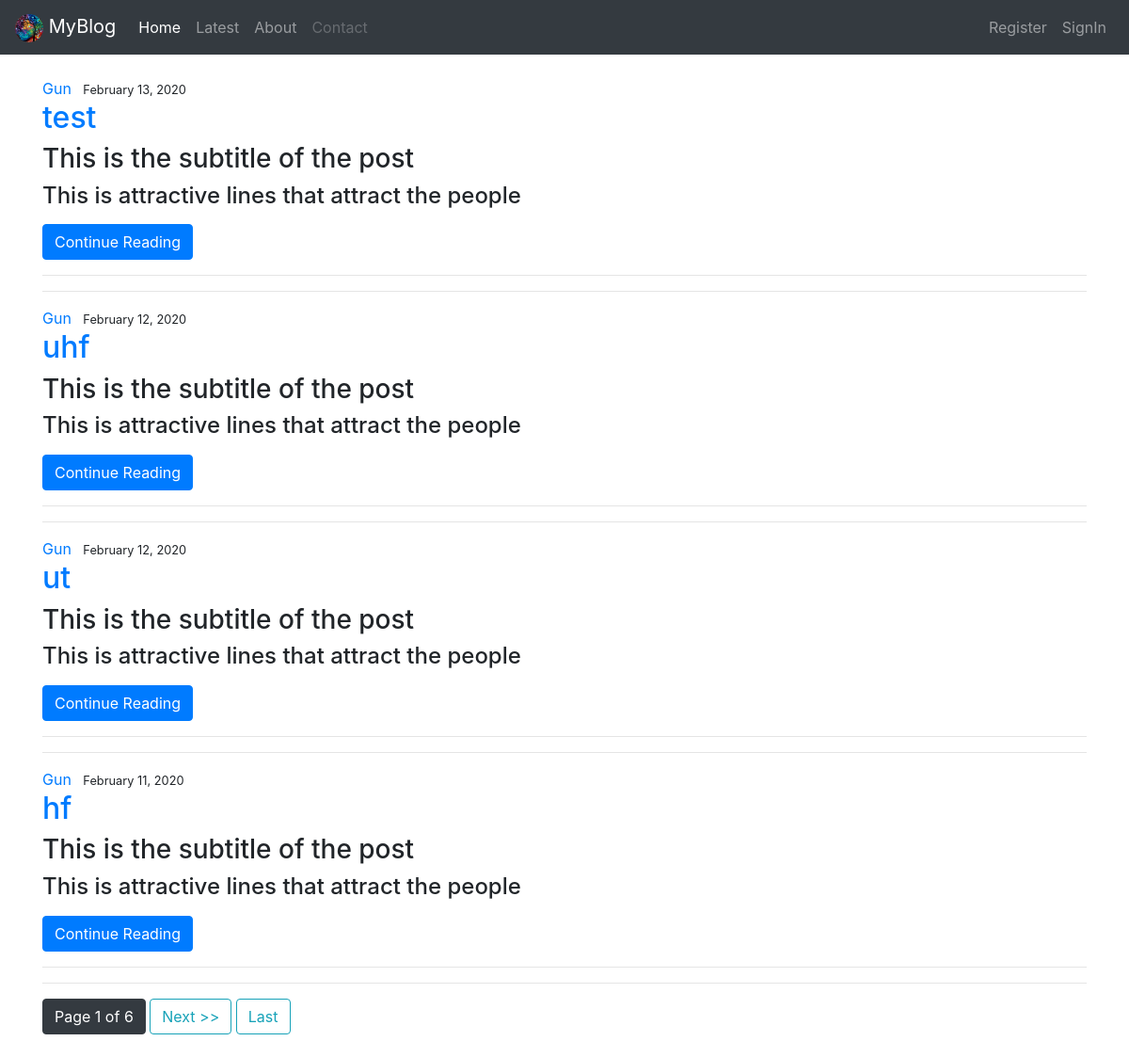
Before: /latest/ with the older database file.
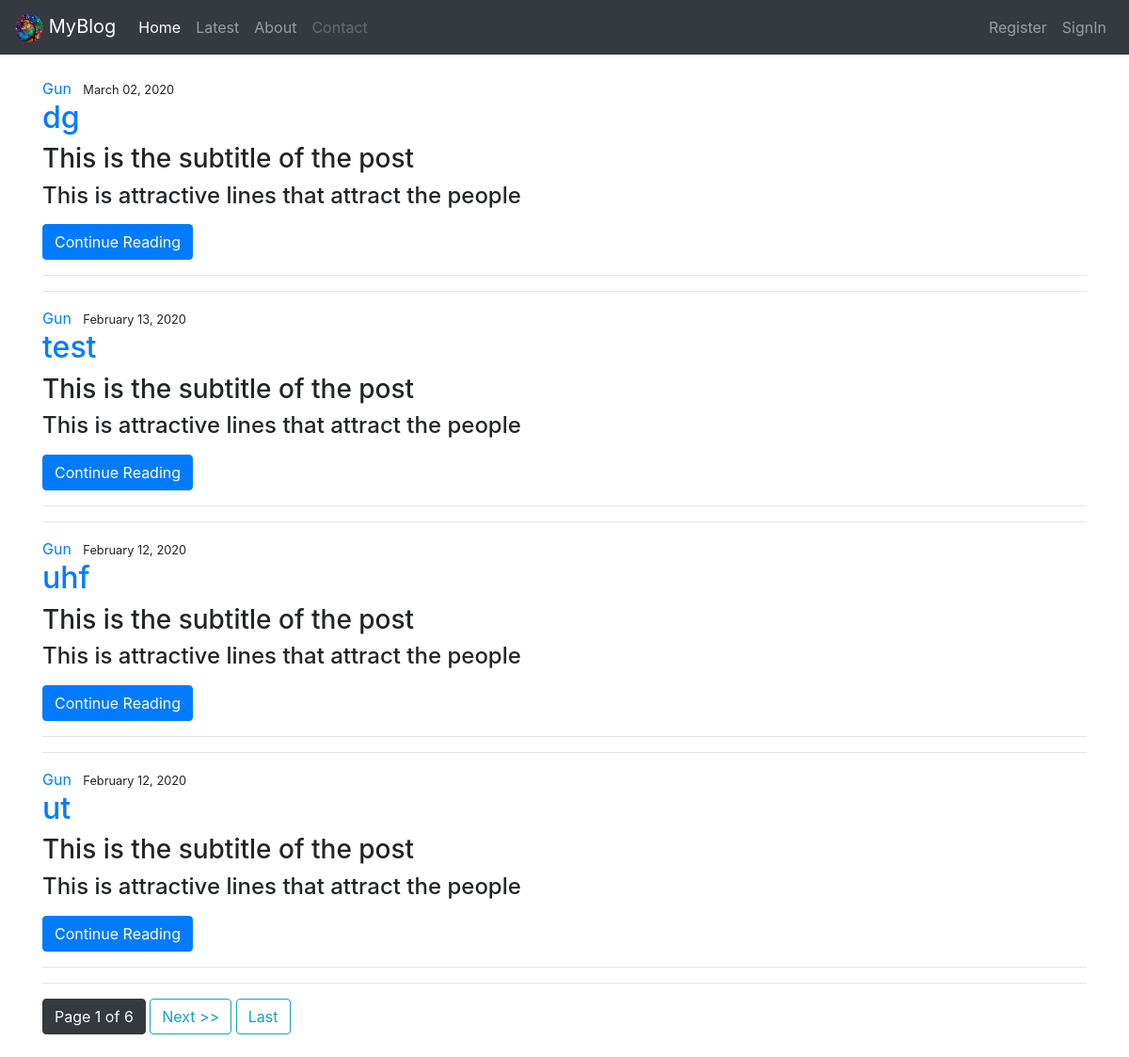
After: the same page with the newer database file.
### Blog/models.py (models this page shows, shortened)
class Post(models.Model):
    title=models.CharField(max_length=50)
    sub_title=models.CharField(default="This is the subtitle of the post ",max_length=150)
    attractiv_lines=models.TextField(default="This is attractive lines that attract the people ",max_length=1000)
    content=models.TextField(max_length=4000)
    date_posted=models.DateTimeField(default=timezone.now)
    blog_image=models.ImageField(default='profile_icon.png',upload_to='profile_pics')
    blog_image_1=models.ImageField(default='default.jpg',upload_to='media/blog_pics')
    author =models.ForeignKey(User,on_delete=models.CASCADE)   #this for if we delete the user the post will also deleted and not vice versa

### Blog/views.py (the view)
# urls.py: path('latest/', PostListView.as_view(), name='latest'),
class PostListView(ListView):
    model = Post
    template_name = 'blog/latest.html'
    context_object_name = 'posts'
    ordering = ['-date_posted']
    paginate_by = 4

### Blog/templates/Blog/latest.html (shortened to what this page needs)
<!DOCTYPE html>
{% extends 'Blog/base.html'%}
{% load static %}
{% block body %}
<br>
<div class="container">
    {% for post in posts %}
        <article class="'media content-section">
            <div class="media-body">
                <div class="article-metadata">
                    <a class="mr-2" href="{% url 'user-posts' post.author.username %}">{{ post.author }}</a>
                    <small class="'text-muted">{{ post.date_posted|date:"F d, Y" }}</small>
                </div>
            </div>
            <h2><a class="'article-title" href="{% url 'post-detail' post.id %}">{{ post.title }}</a> </h2>
                <h3>{{ post.sub_title }}</h3>
              <h4>{{ post.attractiv_lines }}</h4>
            <a href="{% url 'post-detail' post.id%}" class="btn btn-primary">Continue Reading</a>
            <br>
         </article>
    <hr class="dash">
    <hr class="dash">
    {% endfor %}
     {% if is_paginated %}
       {% if page_obj.has_next %}
                <span class="btn btn-dark mb-4">
                    Page {{ page_obj.number }} of {{ page_obj.paginator.num_pages }}
                </span>
          <a class="btn btn-outline-info mb-4" href="?page={{ page_obj.next_page_number}}">Next >></a>
          <a class="btn btn-outline-info mb-4" href="?page={{ page_obj.paginator.num_pages}}">Last </a>
       {% endif %}
    {% endif %}
</div>
{% endblock %}

### Blog/templates/Blog/Base.html (shortened to what this page needs)
<!doctype html>
<html lang="en">
  <head>
    <link rel="stylesheet" href="https://stackpath.bootstrapcdn.com/bootstrap/4.4.1/css/bootstrap.min.css">
<div class="">
   <nav class="navbar navbar-expand-lg navbar-dark bg-dark">
     <a class="navbar-brand" href="#">
         {% load static %}
        <img src="{% static 'Blog/2_.jpg' %}" width="30" height="30" class="rounded-circle account-img" alt="">
        MyBlog
      </a>
          <div class="collapse navbar-collapse" id="navbarNav">
            <ul class="navbar-nav">
              <li class="nav-item active">
                <a class="nav-link" href="{% url 'blog_home' %}">Home<span class="sr-only">(current)</span></a>
              </li>
              <li class="nav-item">
                <a class="nav-link" href="{% url 'latest' %}">Latest</a>
              </li>
              <li class="nav-item">
                <a class="nav-link" href="{% url 'about' %}">About</a>
              </li>
              <li class="nav-item">
                <a class="nav-link disabled" href="#" tabindex="-1" aria-disabled="true">Contact</a>
              </li>
            </ul>
          </div>
          <div class="navbar-nav">
            {% if user.is_authenticated and user.profile %}
             <li class="nav-item">
                <a class="nav-item nav-link" href="{% url 'post-create' %}">New Post</a>
              </li>
              <li class="nav-item dropdown">
                    <a class="nav-link dropdown-toggle" href="#" id="navbarDropdown" role="button" data-toggle="dropdown" aria-haspopup="true" aria-expanded="false">
                      {{ user.username}}
                    </a>
                    <div class="dropdown-menu" aria-labelledby="navbarDropdown">
                      <a class="dropdown-item" href="{% url 'profile' %}">Profile</a>
                      <a class="dropdown-item" href="{% url 'user-posts' user.username%}">Your Posts</a>
                      <div class="dropdown-divider"></div>
                      <a class="dropdown-item" href="{% url 'logout' %}">LogOut</a>
                    </div>
               </li>
              <li class="nav-item">
                <a class="nav-item nav-link" href="#">     </a>
              </li>
              <br>
              <br>
            {% elif user.is_authenticated %}
                <a class="nav-item nav-link" href="{% url 'logout' %}">LogOut</a>
                <a class="nav-item nav-link" href="{% url 'join_us' %}">Join Us</a>
            {% else %}
                <a class="nav-item nav-link" href="{% url 'register' %}">Register</a>
                <a class="nav-item nav-link" href="{% url 'login' %}">SignIn</a>
            {% endif %}
          </div>
<br>
   </nav>
  </head>
  <body>
  {% block body %} {% endblock%}
  </body>
</html>

Changed rows visible on the page:
no longer on this page (row unchanged): Post: author "Gun", date_posted "February 11, 2020", title "hf", sub_title "This is the subtitle of the post", attractiv_lines "This is attractive lines that attract the people"
added Post: author "Gun", date_posted "March 02, 2020", title "dg", sub_title "This is the subtitle of the post", attractiv_lines "This is attractive lines that attract the people"
